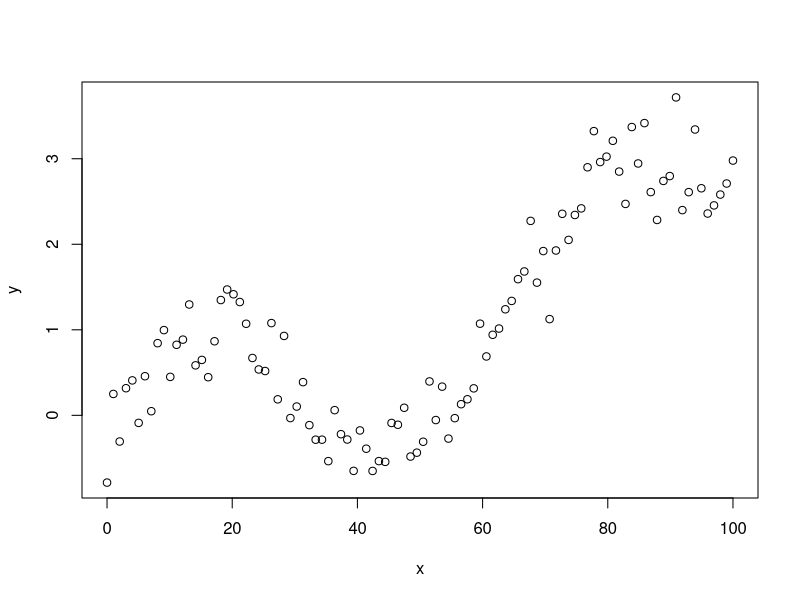
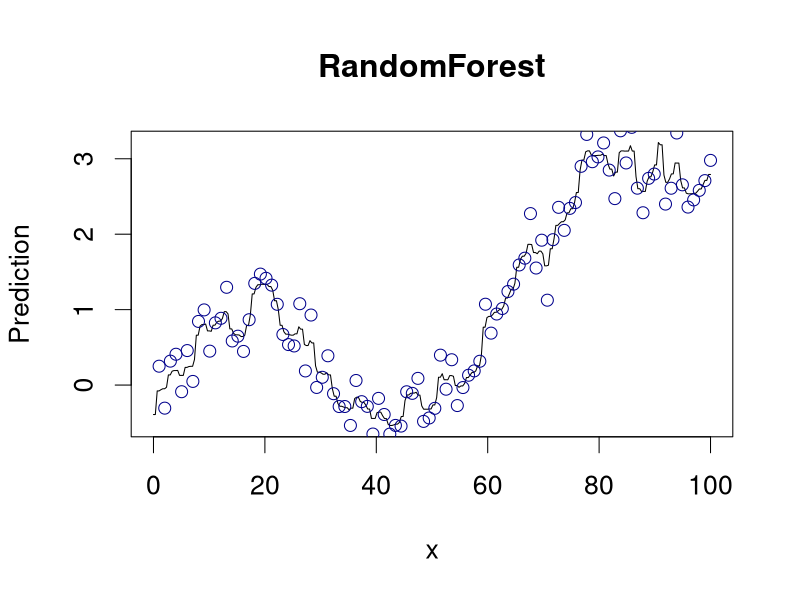
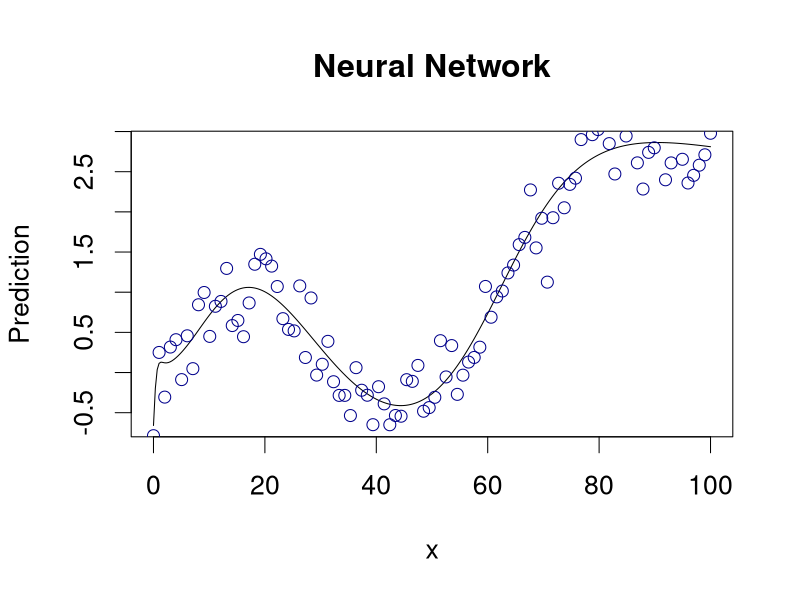

The R source for these figures, in order:

# Compare what a 1d prediction looks like with 5 and 10 hidden units.

library(caret)


# Make data

x <- seq(0, 100, length.out = 100)
xpred <- data.frame(x = seq(0, 100, length.out = 300))

y <- sin(x / 10) + 0.0003 * x ^ 2 + rnorm(length(x), 0, 0.3)

d <- data.frame(x, y)


plot(x, y)



tr <- trainControl(method = 'LGOCV', p = 1)


hyp1 <- data.frame(mtry = 1)



rf <- train(y ~ x, data = d,
            method = 'rf', 
            tuneGrid = hyp1
)

prf <- predict(rf, newdata = xpred)


png('rf.png')
par(cex = 1.6)
plot(xpred$x, prf, type = 'l', ylab = 'Prediction', xlab = 'x', main = 'RandomForest')
points(x, y, col = 'darkblue')


dev.off()




hyp2 <- data.frame(size = 30,
                   decay = 0.0001
                   )



nn <- train(y ~ x, data = d,
            method = 'nnet', 
            tuneGrid = hyp2,
            linout = TRUE
)

pnn <- predict(nn, newdata = xpred)



png('nn.png')
par(cex = 1.6)
plot(xpred$x, pnn, type = 'l', ylab = 'Prediction', xlab = 'x', main = 'Neural Network')
points(x, y, col = 'darkblue')
dev.off()







